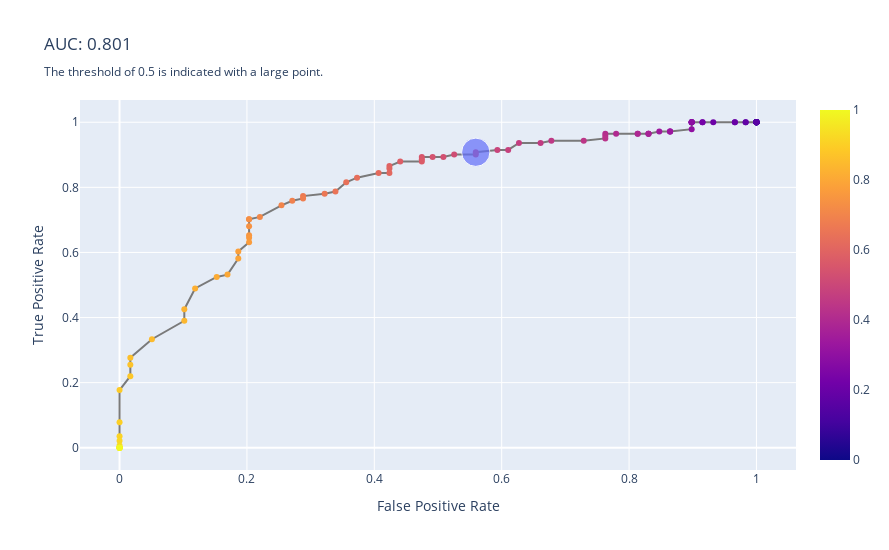

Notebook code cell kept with this figure:
### Code cell
fig = evaluator.plot_auc_curve(return_plotly=True)
fig.show()
